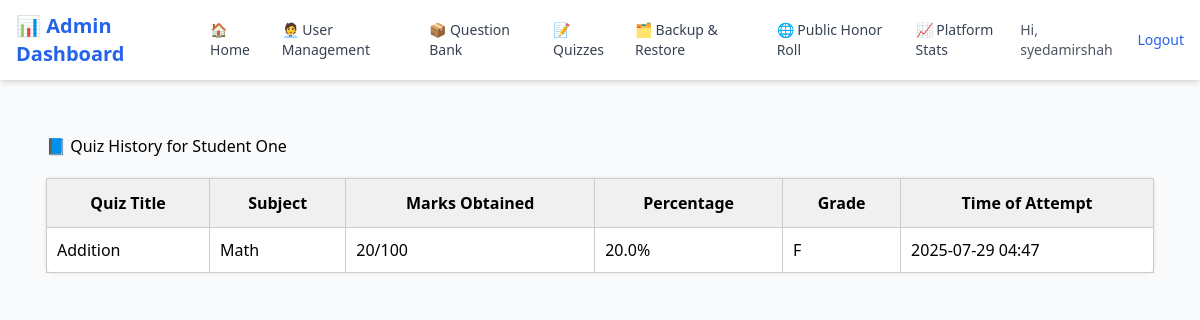
Page /api/admin/dashboard/student-results/2/ (signed in) on the committed database.
### core/models.py (models this page shows, shortened)
class User(AbstractUser):
    role = models.CharField(max_length=20, choices=USER_ROLES)
    full_name = models.CharField(max_length=255, blank=True, null=True)
    gender = models.CharField(max_length=10, choices=GENDERS, blank=True, null=True)
    language_used_at_home = models.CharField(max_length=20, choices=LANGUAGE_CHOICES, blank=True, null=True, help_text="Language spoken at home")
    email = models.EmailField(unique=False, blank=True, null=True)
    schooling_status = models.CharField(max_length=30, choices=SCHOOLING_STATUSES, blank=True, null=True)
    grade = models.ForeignKey(
        'core.Grade',  # ✅ Reference Grade model by string
        on_delete=models.SET_NULL,
        null=True,
        blank=True,
        related_name='users'
    )
    school_name = models.CharField(max_length=200, blank=True, null=True)
    city = models.CharField(max_length=100, blank=True, null=True)
    province = models.CharField(max_length=50, choices=PROVINCES, blank=True, null=True)
    subscription_plan = models.CharField(max_length=20, choices=SUBSCRIPTION_PLANS, blank=True, null=True)
    subscription_expiry = models.DateField(blank=True, null=True)
    profile_picture = models.ImageField(upload_to='profile_pics/', blank=True, null=True)
    fee_receipt = models.ImageField(upload_to='fee_receipts/', blank=True, null=True)
    account_status = models.CharField(max_length=20, choices=ACCOUNT_STATUSES, default='inactive')
    is_active = models.BooleanField(default=True)
    grade_change_count = models.IntegerField(default=0)
    last_grade_reset = models.DateField(null=True, blank=True)
    renewal_requested = models.BooleanField(default=False)
    renewal_plan_requested = models.CharField(
        max_length=20,
        choices=SUBSCRIPTION_PLANS,
        blank=True,
        null=True
    )

class Quiz(models.Model):
    title = models.CharField(max_length=255)
    grade = models.ForeignKey(Grade, on_delete=models.SET_NULL, null=True)
    subject = models.ForeignKey(Subject, on_delete=models.SET_NULL, null=True)
    chapter = models.ForeignKey(Chapter, on_delete=models.SET_NULL, null=True)
    marks_per_question = models.PositiveIntegerField()
    input_box_width = models.PositiveIntegerField(default=2, help_text="Width of input box for FIB questions.")
    text_alignment = models.CharField(
        max_length=10,
        choices=[('left', 'Left'), ('center', 'Center'), ('right', 'Right')],
        default='left',
        help_text="Text alignment for quiz content."
    )
    font_size = models.PositiveIntegerField(default=16, help_text="Font size (in pixels) for question text.")
    line_spacing = models.FloatField(default=1.5, help_text="Line spacing multiplier (e.g., 1.5 or 2.0).")

class Subject(models.Model):
    name = models.CharField(max_length=100)
    grade = models.ForeignKey(Grade, on_delete=models.CASCADE, related_name='subjects')
    class Meta:
        unique_together = ('name', 'grade')

class StudentQuizAttempt(models.Model):
    student = models.ForeignKey('User', on_delete=models.CASCADE, limit_choices_to={'role': 'student'})
    quiz = models.ForeignKey('Quiz', on_delete=models.CASCADE)
    started_at = models.DateTimeField(auto_now_add=True)
    completed_at = models.DateTimeField(null=True, blank=True)
    score = models.IntegerField(default=0)
    total = models.IntegerField(default=0)
    meta = models.JSONField(default=dict, blank=True, null=True)

### core/views.py (the view)
# urls.py: path('admin/dashboard/student-results/<int:student_id>/', admin_student_quiz_history, name='admin_student_quiz_history'),
@user_passes_test(lambda u: u.is_authenticated and u.role == 'admin')
def admin_student_quiz_history(request, student_id):
    student = get_object_or_404(User, id=student_id, role='student')
    all_attempts = (
        StudentQuizAttempt.objects
        .filter(student=student, completed_at__isnull=False)
        .select_related('quiz', 'quiz__subject', 'quiz__grade')
        .order_by('quiz_id', '-completed_at')
    )
    latest_attempts_map = {}
    for attempt in all_attempts:
        key = attempt.quiz_id
        if key not in latest_attempts_map:
            latest_attempts_map[key] = attempt  # First = latest due to ordering
    latest_attempts = list(latest_attempts_map.values())
    quiz_history = []
    for attempt in latest_attempts:
        quiz = attempt.quiz
        total_questions = quiz.assignments.aggregate(
            total=models.Sum('num_questions')
        )['total'] or 0
        marks_per_question = quiz.marks_per_question
        total_marks = total_questions * marks_per_question
        obtained_marks = attempt.score or 0
        percentage = (obtained_marks / total_marks) * 100 if total_marks else 0
        grade = calculate_grade(percentage)
        quiz_history.append({
            "quiz_title": quiz.title,
            "subject": quiz.subject.name,
            "marks": f"{obtained_marks}/{total_marks}",
            "percentage": round(percentage, 2),
            "grade": grade,
            "attempt_time": attempt.completed_at,
        })
    quiz_history.sort(key=lambda x: x['attempt_time'], reverse=True)
    return render(request, 'admin/core/admin_student_quiz_history.html', {
        "student": student,
        "quiz_history": quiz_history
    })

### core/views.py (called while the page is built)
def calculate_grade(score):
    if score >= 95: return "A+"
    elif score >= 90: return "A-"
    elif score >= 85: return "B+"
    elif score >= 80: return "B-"
    elif score >= 75: return "C+"
    elif score >= 70: return "C-"
    elif score >= 65: return "D+"
    elif score >= 60: return "D-"
    return "F"

### core/templates/admin/core/admin_student_quiz_history.html (shortened to what this page needs)
{% extends "admin/core/base.html" %}
{% block content %}
<div class="dashboard-container" style="padding: 30px;">
  <h1 style="margin-bottom: 20px;">📘 Quiz History for {{ student.full_name }}</h1>
  <table style="width: 100%; border-collapse: collapse; background: white; border-radius: 8px; box-shadow: 0 0 4px rgba(0,0,0,0.1);">
    <thead>
      <tr style="background-color: #f0f0f0;">
        <th style="padding: 12px; border: 1px solid #ccc;">Quiz Title</th>
        <th style="padding: 12px; border: 1px solid #ccc;">Subject</th>
        <th style="padding: 12px; border: 1px solid #ccc;">Marks Obtained</th>
        <th style="padding: 12px; border: 1px solid #ccc;">Percentage</th>
        <th style="padding: 12px; border: 1px solid #ccc;">Grade</th>
        <th style="padding: 12px; border: 1px solid #ccc;">Time of Attempt</th>
      </tr>
    </thead>
    <tbody>
      {% for item in quiz_history %}
        <tr>
          <td style="padding: 10px; border: 1px solid #ccc;">{{ item.quiz_title }}</td>
          <td style="padding: 10px; border: 1px solid #ccc;">{{ item.subject }}</td>
          <td style="padding: 10px; border: 1px solid #ccc;">{{ item.marks }}</td>
          <td style="padding: 10px; border: 1px solid #ccc;">{{ item.percentage }}%</td>
          <td style="padding: 10px; border: 1px solid #ccc;">{{ item.grade }}</td>
          <td style="padding: 10px; border: 1px solid #ccc;">{{ item.attempt_time|date:"Y-m-d H:i" }}</td>
        </tr>
      {% empty %}
        <tr>
          <td colspan="6" style="padding: 20px; text-align: center;">No quiz attempts found for this student.</td>
        </tr>
      {% endfor %}
    </tbody>
  </table>
</div>
{% endblock %}

### core/templates/admin/core/base.html (shortened to what this page needs)
<!DOCTYPE html>
<html lang="en">
<head>
  <script src="https://cdn.tailwindcss.com"></script>
</head>
<body class="bg-gray-50">
  <div class="bg-white shadow-md sticky top-0 z-50">
    <div class="max-w-7xl mx-auto px-4 py-3 flex justify-between items-center">
      <div class="text-xl font-semibold text-blue-600">📊 Admin Dashboard</div>
      <nav class="flex gap-4 text-sm font-medium text-gray-700">
        <a href="/admin/" class="nav-link">🏠 Home</a>
        <a href="/admin/dashboard/users/" class="nav-link">🧑‍💼 User Management</a>
        {% if not request.user.role == "manager" %}
          <a href="/admin/dashboard/question-bank/" class="nav-link">📦 Question Bank</a>
          <a href="/admin/dashboard/quizzes/" class="nav-link">📝 Quizzes</a>
          <a href="/admin/backups/" class="nav-link">🗂 Backup & Restore</a>
        {% endif %}
        <a href="/honor-roll" class="nav-link">🌐 Public Honor Roll</a>
        <a href="/admin/stats-dashboard/" class="nav-link">📈 Platform Stats</a>
      </nav>
      <div class="flex items-center gap-4 text-sm font-medium text-gray-700">
        {% if request.user.is_authenticated %}
          <span class="text-gray-600">Hi, {{ request.user.username }}</span>
          <a href="{% url 'logout' %}" class="hover:underline text-blue-600">Logout</a>
        {% else %}
          <a href="{% url 'login' %}" class="hover:underline text-blue-600">Login</a>
        {% endif %}
      </div>
    </div>
  </div>
  <main class="max-w-7xl mx-auto px-4 py-6">
    {% block content %}
    {% endblock %}
  </main>
</body>
</html>

### rows in the picture
User: user.username "syedamirshah"
User: full_name "Student One"
Quiz: quiz_title "Addition"
Subject: subject "Math"
StudentQuizAttempt: attempt_time "2025-07-29 04:47"

### other values in the picture
{{ item.marks }} "20/100"
{{ item.percentage }} "20.0"
{{ item.grade }} "F"
